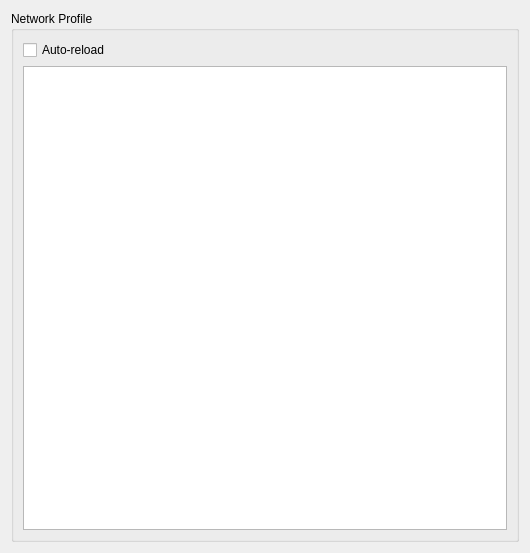
<?xml version="1.0" encoding="UTF-8"?>
<ui version="4.0">
 <class>DebugNetProf</class>
 <widget class="QWidget" name="DebugNetProf">
  <property name="geometry">
   <rect>
    <x>0</x>
    <y>0</y>
    <width>530</width>
    <height>553</height>
   </rect>
  </property>
  <property name="sizePolicy">
   <sizepolicy hsizetype="Preferred" vsizetype="Preferred">
    <horstretch>0</horstretch>
    <verstretch>0</verstretch>
   </sizepolicy>
  </property>
  <property name="windowTitle">
   <string notr="true">Form</string>
  </property>
  <layout class="QVBoxLayout" name="verticalLayout">
   <item>
    <layout class="QVBoxLayout" name="verticalLayout_2" stretch="0">
     <item>
      <widget class="QGroupBox" name="netProfGroup">
       <property name="sizePolicy">
        <sizepolicy hsizetype="Expanding" vsizetype="Preferred">
         <horstretch>0</horstretch>
         <verstretch>1</verstretch>
        </sizepolicy>
       </property>
       <property name="title">
        <string>Network Profile</string>
       </property>
       <layout class="QVBoxLayout" name="verticalLayout_4" stretch="0,0">
        <item>
         <layout class="QHBoxLayout" name="horizontalLayout">
          <item>
           <widget class="QCheckBox" name="cbAutoReload">
            <property name="text">
             <string>Auto-reload</string>
            </property>
           </widget>
          </item>
         </layout>
        </item>
        <item>
         <widget class="QTableView" name="netProf"/>
        </item>
       </layout>
      </widget>
     </item>
    </layout>
   </item>
  </layout>
 </widget>
 <resources/>
 <connections/>
</ui>
